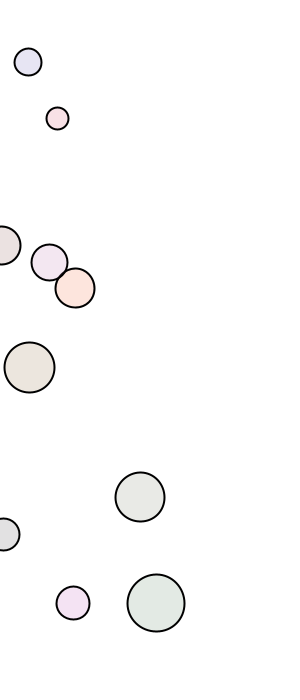
Frame 1 (no input)
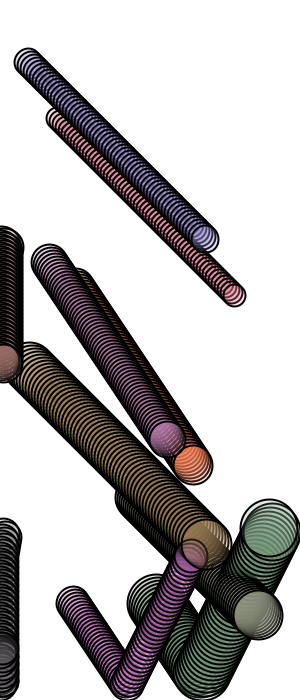
Frame 60 (the mouse pressed at the canvas centre just before this capture)
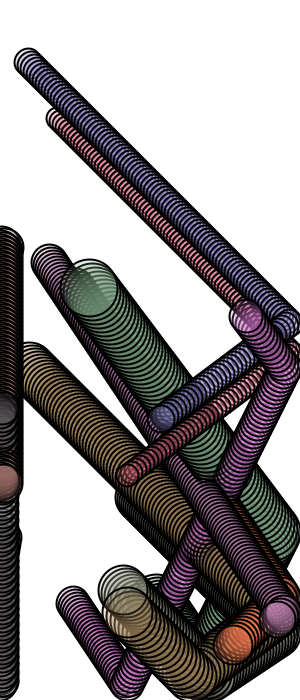
Frame 120 (the mouse held since frame 60 and released just before this capture)

The Processing sketch that drew these frames (run headless with seeded random() and noise(); from frame 60 on, the mouse is pressed at the canvas centre):

// Processing sketch: sep23b_myObject
// ── sep23b_myObject.pde
//Ball myBall;
Ball balls[] = new Ball[10];

void setup(){
  size(300,700);
  smooth();
  
  for(int i =0; i<balls.length; i++){
    color tempC = color (round (random(100,255)),round (random(100,155)),round (random(80,200)),50);
    int tempW = round (random(0,width));
    int tempH = round (random(0,height));
    int tempR = round (random(20,60));
    float tempSX = random(2,4);
    float tempSY = random(2,4);
    
    balls[i] = new Ball(tempW,tempH,tempR,tempSX,tempSY,tempC);

  }
//  myBall = new Ball(width/2, height/2, 40, 3, 1.2, temp );
  
  background(255);
}

void draw(){
  
//  myBall.updateBall();
//  myBall.drawBall();  

  for (int i= 0 ; i<balls.length; i++){
    balls[i].updateBall();
    balls[i].drawBall();
}
}

// ── myClass.pde
class Ball{
  //VARIABLE OF THE CLASS BALL
  int x,y,r;
  float speedX,speedY;
  color ballColor;
  
  //CONSTRUCTOR
  /*underscore use to says that the integer 
  *would be passed from some where ease*/
  Ball(int _x, int _y, int _r, float _sx, float _sy, color _c){
    this.x = _x;
    //the x of THIS OBJECT
    //not x in the other object,,,
    this.y = _y;
    this.r = _r;
    
    this.speedX = _sx;
    this.speedY = _sy;
    this.ballColor = _c;
    
  }

  //method
  void drawBall(){

    strokeWeight(2);
    stroke(0);
    fill(this.ballColor);
    ellipse(this.x,this.y,this.r,this.r);

  }
  
  void updateBall(){
    if(this.x >= width - this.r/2 || this.x <= this.r/2)
      //this.speedX += random(1.2,2.4);
      this.speedX *= -1;
    if(this.y >= height - this.r/2 || this.y <= this.r/2)
      //this.speedY += random(1.2,2.4);
      this.speedY *= -1;
    //this.x++ also work but speedX useful to change speed
    
    this.x += speedX;
    this.y += speedY;
    
  
  }
}
